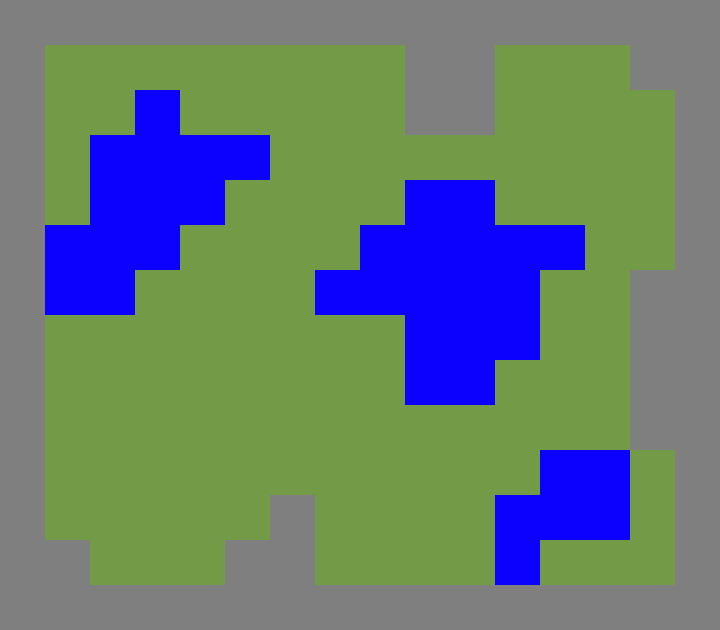

Rendered tile map (Tiled .tmx) drawn with the repository's tilesets; below, a short description and the map source with its tile grids summarised:
An orthogonal 16x14 tile map with 45x45 px tiles, 2 tile layers (groundlayer, collisionlayer).

<map version="1.0" tiledversion="1.0.3" orientation="orthogonal" renderorder="right-down" width="16" height="14" tilewidth="45" tileheight="45" nextobjectid="19">
 <tileset firstgid="1" name="rpg_tileset" tilewidth="45" tileheight="45" tilecount="6" columns="6">
  <image source="rpg_tileset.png" width="270" height="45" />
 </tileset>
 <layer name="groundlayer" width="16" height="14">
  <data>[224 cells, 224 non-empty, 2 distinct tile ids]</data>
 </layer>
 <layer name="collisionlayer" width="16" height="14">
  <data>[224 cells, 69 non-empty, 1 distinct tile ids]</data>
 </layer>
</map>
